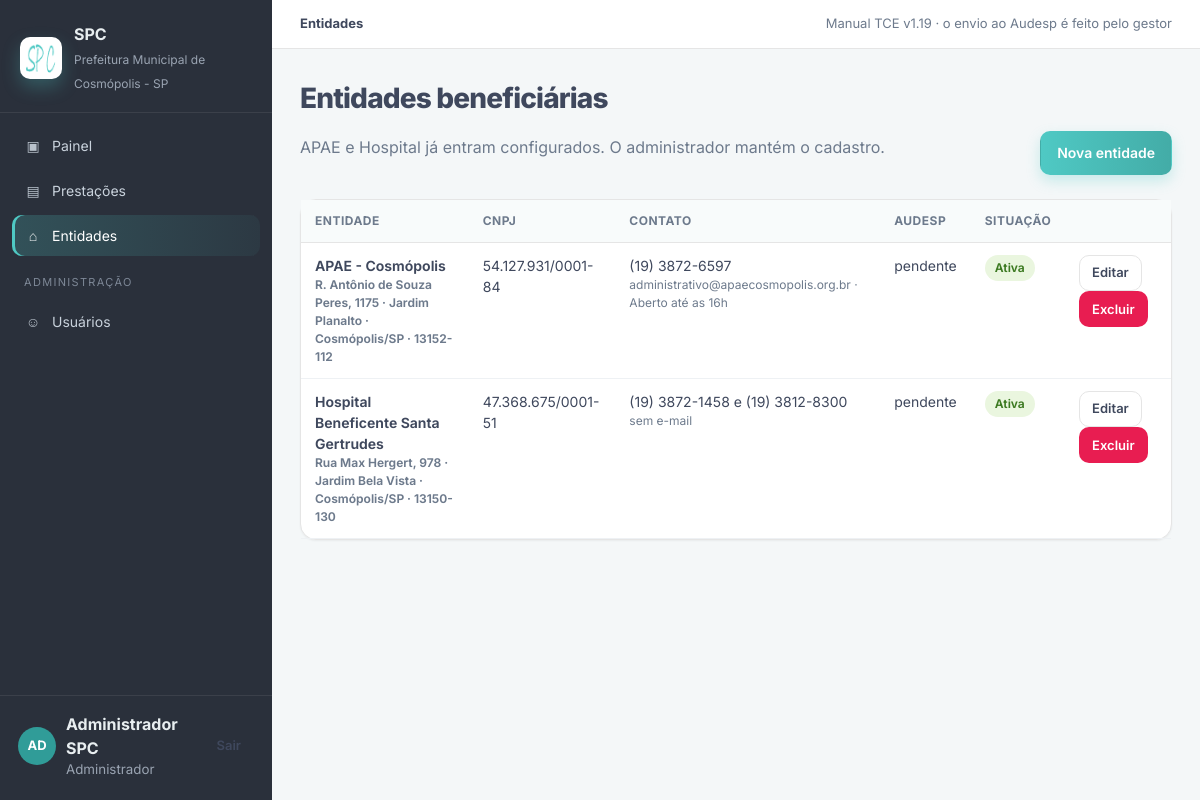
Screenshot of /entidades/ (signed in) with the database file from the repository.
### app/models.py (models this page shows, shortened)
class Usuario(UserMixin, db.Model):
    __tablename__ = "usuarios"
    id = db.Column(db.Integer, primary_key=True)
    username = db.Column(db.String(80), unique=True, nullable=False, index=True)
    nome = db.Column(db.String(160), nullable=False)
    email = db.Column(db.String(160))
    senha_hash = db.Column(db.String(256), nullable=False)
    perfil = db.Column(db.String(20), nullable=False, default=PERFIL_ENTIDADE)
    ativo = db.Column(db.Boolean, default=True, nullable=False)
    pode_gerar_json = db.Column(db.Boolean, default=False, nullable=False)
    entidade_id = db.Column(db.Integer, db.ForeignKey("entidades.id"))
    criado_em = db.Column(db.DateTime, default=datetime.utcnow)
    ultimo_acesso = db.Column(db.DateTime)
    entidade = db.relationship("Entidade", backref="usuarios")
    @property
    def is_admin(self) -> bool:
        return self.perfil == PERFIL_ADMIN
    @property
    def is_active(self) -> bool:
        return bool(self.ativo)
    @property
    def perfil_rotulo(self) -> str:
        return rotulo_perfil(self.perfil)

class Entidade(db.Model):
    __tablename__ = "entidades"
    id = db.Column(db.Integer, primary_key=True)
    codigo = db.Column(db.String(40), unique=True, nullable=False)
    nome_exibicao = db.Column(db.String(200), nullable=False)
    razao_social = db.Column(db.String(200), nullable=False)
    cnpj = db.Column(db.String(18), nullable=False)
    endereco = db.Column(db.String(255), nullable=False)
    bairro = db.Column(db.String(120))
    cidade = db.Column(db.String(120), default="Cosmópolis")
    uf = db.Column(db.String(2), default="SP")
    cep = db.Column(db.String(12))
    telefones = db.Column(db.String(120))
    horario = db.Column(db.String(80))
    email = db.Column(db.String(160))
    email_alternativo = db.Column(db.String(160))
    codigo_audesp = db.Column(db.Integer)
    ativa = db.Column(db.Boolean, default=True, nullable=False)
    criado_em = db.Column(db.DateTime, default=datetime.utcnow)
    atualizado_em = db.Column(db.DateTime, default=datetime.utcnow, onupdate=datetime.utcnow)
    prestacoes = db.relationship("Prestacao", backref="entidade", lazy="dynamic")
    @property
    def cnpj_formatado(self) -> str:
        digitos = "".join(ch for ch in (self.cnpj or "") if ch.isdigit())
        if len(digitos) != 14:
            return self.cnpj or ""
        return f"{digitos[:2]}.{digitos[2:5]}.{digitos[5:8]}/{digitos[8:12]}-{digitos[12:]}"

### app/blueprints/entidades/routes.py (the view)
@bp.route("/")
@login_required
def lista():
    if current_user.perfil != PERFIL_ADMIN and not current_user.is_gestor:
        abort(403)
    entidades = Entidade.query.order_by(Entidade.nome_exibicao).all()
    return render_template("entidades/lista.html", entidades=entidades)

### app/__init__.py (called while the page is built)
def resolve_favicon_file(app: Flask) -> Path:
    static = Path(app.static_folder)
    configured = static / app.config.get("FAVICON_IMAGE", "img/Favicon.ico")
    if configured.exists():
        return configured
    for name in ("Favicon.ico", "Favicon.png", "favicon.ico"):
        fallback = static / "img" / name
        if fallback.exists():
            return fallback
    return configured

### app/models.py (called while the page is built)
def rotulo_perfil(codigo: str) -> str:
    return dict(PERFIS).get(codigo, codigo or "—")

### templates/entidades/lista.html (shortened to what this page needs)
{% extends "base.html" %}
{% block crumb %}<strong>Entidades</strong>{% endblock %}
{% block content %}
<div class="page-head">
  <div>
    <h1>Entidades beneficiárias</h1>
    <p class="muted">APAE e Hospital já entram configurados. O administrador mantém o cadastro.</p>
  </div>
  {% if current_user.is_admin %}
  <a class="btn btn-primary" href="{{ url_for('entidades.nova') }}">Nova entidade</a>
  {% endif %}
</div>
<article class="card">
  <div class="table-wrap">
    <table class="data">
      <thead>
        <tr><th>Entidade</th><th>CNPJ</th><th>Contato</th><th>Audesp</th><th>Situação</th><th></th></tr>
      </thead>
      <tbody>
      {% for e in entidades %}
        <tr>
          <td class="name">{{ e.nome_exibicao }}<div class="sub">{{ e.endereco }} · {{ e.bairro }} · {{ e.cidade }}/{{ e.uf }} · {{ e.cep }}</div></td>
          <td>{{ e.cnpj_formatado }}</td>
          <td>{{ e.telefones or '—' }}<div class="sub">{{ e.email or e.email_alternativo or 'sem e-mail' }}{% if e.horario %} · {{ e.horario }}{% endif %}</div></td>
          <td>{{ e.codigo_audesp or 'pendente' }}</td>
          <td>{% if e.ativa %}<span class="badge badge-success">Ativa</span>{% else %}<span class="badge badge-neutral">Inativa</span>{% endif %}</td>
          <td>
            {% if current_user.is_admin %}
            <a class="btn btn-secondary btn-sm" href="{{ url_for('entidades.editar', item_id=e.id) }}">Editar</a>
            <form method="post" action="{{ url_for('entidades.excluir', item_id=e.id) }}" data-confirm="Excluir ou inativar {{ e.nome_exibicao }}?" style="display:inline">
              <button class="btn btn-danger btn-sm" type="submit">Excluir</button>
            </form>
            {% endif %}
          </td>
        </tr>
      {% endfor %}
      </tbody>
    </table>
  </div>
</article>
{% endblock %}

### templates/base.html (shortened to what this page needs)
<!doctype html>
<html lang="pt-BR">
<head>
  <link rel="stylesheet" href="{{ url_for('static', filename='css/colors.css') }}">
  <link rel="stylesheet" href="{{ url_for('static', filename='css/app.css') }}">
</head>
<body>
<div class="app-shell">
  <aside class="sidebar" id="sidebar">
    <div class="brand">
      <img class="brand-mark" src="{{ favicon_url }}" alt="SPC">
      <div>
        <strong>SPC</strong>
        <span>{{ prefeitura }}</span>
      </div>
    </div>
    <nav class="nav">
      <a class="{{ 'active' if request.endpoint == 'dashboard.index' }}" href="{{ url_for('dashboard.index') }}"><span class="ico">▣</span> Painel</a>
      <a class="{{ 'active' if request.endpoint and request.endpoint.startswith('prestacoes') }}" href="{{ url_for('prestacoes.lista') }}"><span class="ico">▤</span> Prestações</a>
      {% if current_user.is_admin or current_user.is_gestor %}
      <a class="{{ 'active' if request.endpoint and request.endpoint.startswith('entidades') }}" href="{{ url_for('entidades.lista') }}"><span class="ico">⌂</span> Entidades</a>
      {% endif %}
      {% if current_user.is_admin %}
      <div class="nav-label">Administração</div>
      <a class="{{ 'active' if request.endpoint == 'admin.usuarios' }}" href="{{ url_for('admin.usuarios') }}"><span class="ico">☺</span> Usuários</a>
      {% endif %}
    </nav>
    <div class="sidebar-user">
      <div class="avatar">{{ (current_user.nome or 'U')[:2]|upper }}</div>
      <div style="flex:1">
        <strong>{{ current_user.nome }}</strong>
        <small>{{ current_user.perfil_rotulo }}{% if current_user.entidade %} · {{ current_user.entidade.codigo }}{% endif %}</small>
      </div>
      <a class="btn btn-ghost btn-sm" href="{{ url_for('auth.logout') }}" title="Sair">Sair</a>
    </div>
  </aside>
  <div class="main">
    <header class="topbar">
      <div style="display:flex;gap:10px;align-items:center">
        <div class="breadcrumb">{% block crumb %}{{ orgao }}{% endblock %}</div>
      </div>
      <div class="muted" style="font-size:13px">Manual TCE v1.19 · o envio ao Audesp é feito pelo gestor</div>
    </header>
    <main class="content">
      {% block content %}{% endblock %}
    </main>
  </div>
</div>
</body>
</html>

### static/css/colors.css (style rules this page uses)
:root { --primary-color: #4fc9c4; --primary-dark: #43aca7; --primary-hover: #3c9b96; --secondary-color: #6d7a8c; --text-color: #3f485d; --border-color: #e5e5e5; --success-color: #79b24a; --warning-color: #f2823c; --danger-color: #e81d51; --info-color: #91ceff; --light-color: #2a303b; --dark-color: #2a303b; --gray-color: #6d7a8c; --input-focus: #4fc9c4; --input-focus-shadow: rgba(79, 201, 196, 0.25); --color-100: #ffffff; --color-95: #ebf9f9; --color-90: #d8f3f2; --color-85: #c4edec; --color-80: #b1e7e5; --color-75: #9de1df; --color-70: #8adbd8; --color-65: #76d5d2; --color-60: #63cfcb; --color-55: #4fc9c4; --color-50: #3cc3bf; --color-45: #36b0ac; --color-40: #309c98; --color-35: #2a8985; --color-30: #247572; --color-25: #1e625f; --color-20: #184e4c; --color-15: #123b39; --color-10: #0c2726; --color-5: #061413; --color-0: #000000; --success-light: #d1e7dd; --warning-light: #fff3cd; --danger-light: #f8d7da; --info-light: #cff4fc; --bg-color: var(--color-95); --card-bg: var(--color-100); --text-primary: #212529; --text-secondary: #6c757d; --text-muted: #adb5bd; --shadow-sm: 0 2px 4px rgba(0, 0, 0, 0.05); --shadow-md: 0 4px 8px rgba(0, 0, 0, 0.1); --shadow-lg: 0 8px 16px rgba(0, 0, 0, 0.15); --border-radius-sm: 4px; --border-radius-md: 8px; --border-radius-lg: 12px; --border-radius-xl: 16px; --transition-fast: 0.15s ease; --transition-normal: 0.3s ease; --transition-slow: 0.5s ease; }
.sidebar { background: linear-gradient(180deg, var(--primary-color) 0%, var(--primary-dark) 100%); }
.brand-mark { display: block; width: 32px; height: 32px; border-radius: 8px; object-fit: contain; background: #fff; }
.btn-primary { background-color: var(--primary-color); border-color: var(--primary-color); }
.btn-secondary { background-color: var(--secondary-color); border-color: var(--secondary-color); color: #000; }
a { color: var(--primary-color); text-decoration: none; }
.badge { padding: 6px 12px; border-radius: 20px; font-weight: 500; }
.card { border: none; border-radius: var(--border-radius-lg); box-shadow: var(--shadow-sm); }

### rows the page displays
Usuario: nome "AD", nome "Administrador SPC", perfil_rotulo "Administrador"
Entidade: nome_exibicao "APAE - Cosmópolis", endereco "R. Antônio de Souza Peres, 1175", bairro "Jardim Planalto", cidade "Cosmópolis", uf "SP", cep "13152-112", cnpj_formatado "54.127.931/0001-84", telefones "(19) 3872-6597", email "administrativo@apaecosmopolis.org.br", horario "Aberto até as 16h", codigo_audesp "pendente", ativa "Ativa"
Entidade: nome_exibicao "Hospital Beneficente Santa Gertrudes", endereco "Rua Max Hergert, 978", bairro "Jardim Bela Vista", cidade "Cosmópolis", uf "SP", cep "13150-130", cnpj_formatado "47.368.675/0001-51", telefones "(19) 3872-1458 e (19) 3812-8300", email+email_alternativo "sem e-mail", codigo_audesp "pendente", ativa "Ativa"

### other values shown
{{ prefeitura }} "Prefeitura Municipal de Cosmópolis - SP"
